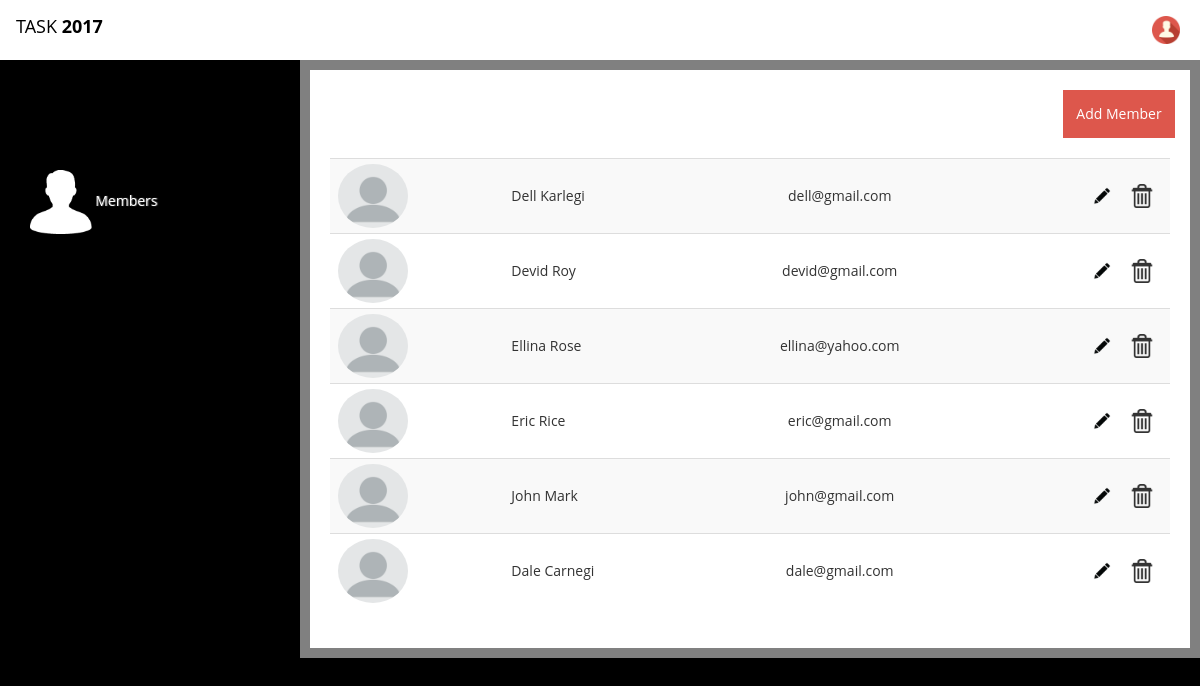
/members.php, run on the app's committed database.
### tables this page shows
CREATE TABLE `information` (
  `id` int(150) NOT NULL,
  `firstName` varchar(255) NOT NULL,
  `lastName` varchar(255) NOT NULL,
  `email` varchar(255) NOT NULL,
  `password` varchar(255) NOT NULL
);

### members.php (the view, shortened to what this page needs)
<?php
  $connection = mysqli_connect('localhost','root','','experiment');
  $query = "SELECT id,firstName,lastName,email FROM information";
  $result = mysqli_query($connection,$query);
?>
<!DOCTYPE html>
<html lang="en">
	<head>
		<link href="css/bootstrap.min.css" rel="stylesheet">
		<link href="css/styles.css" rel="stylesheet">
	</head>
	<body style="background-color: black;">
<nav class="navbar navbar-inverse">
  <div class="container-fluid">
    <div class="navbar-header">
      <a class="navbar-brand" href="#">TASK <strong>2017</strong></a>
    </div>
    <ul class="nav navbar-nav navbar-right">
      <li><a href="#"><span><img class="navbar-image" src="icons/user.ico"></span>&nbsp<?php echo $_SESSION["firstName"]." ".$_SESSION["lastName"]; ?></a></li>
    </ul>
  </div>
</nav>
<div class="wrapper">
    <div class="box">
        <div class="row">
            <div class="column col-sm-3" id="sidebar">
                <ul class="nav">
                    <li class="active"><a><img class="person-icon" src="icons/member.png"> Members</a>
                    </li>
                </ul>
            </div>
            <div class="column col-sm-9" id="main">
                    <div id="page-content">
                      <div class="col-md-2 col-md-offset-10 padding"><button class="btn" id="btn-add-member" data-toggle="modal" data-target="#addModal">Add Member</button></div>
</div>
                      <div class="padding">
                      	<table id="myTable" class="table table-striped" >
        					<tbody>
          						<?php
          						while ( $row = mysqli_fetch_array($result) )
          						{
                      $personIcon = "<img class=\"img-circle person-icon\" src=\"icons/person.png\">";
                      $editIcon = "<button class=\"ops-btn\" onclick=\"editRow(this,".$row['id'].")\"  data-toggle=\"modal\" data-target=\"#editModal\")\"><span><img class=\"btn-icon\" src=\"icons/edit.png\"></span></button>";
                      $deleteIcon = "<button class=\"ops-btn\" onclick=\"deleteRow(".$row['id'].")\"><span><img class=\"btn-icon\" src=\"icons/delete.png\"></span></button>";
            					echo "<tr id=\"".$row['id']."\">";
            					echo "  <td>".$personIcon."</td>";
            					echo "  <td>".$row['firstName']." ".$row['lastName']."</td>";
            					echo "  <td class=\"email\">".$row['email']."</td>";
            					echo "  <td align=\"right\">".$editIcon.$deleteIcon."</td>";
            					echo "</tr>";
          						}
          						?>
        					</tbody>
      					</table>
                </div>
</div>
              </div>
            </div>
        </div>
	</body>
</html>

### css/styles.css (style rules this page uses)
.btn { border-radius: 0px; }
.person-icon { max-height: 64px; width: auto; }
tbody { border-top-color: black; border-top-width: 8px; }
.btn-icon { max-height: 24px; width: auto; }
.ops-btn { background-color: rgba(255,255,255,0); border-color: rgba(255,255,255,0); }
.navbar { border-radius: 0px; color: black; margin-bottom: 0px; background-color: white; border-color: rgba(255,255,255,0); }
.navbar .navbar-brand,li { color: black; }
.navbar-inverse .navbar-nav>li>a { color: black; }
.navbar-image { max-height: 28px; width: auto; }
html, body { height: 100%; font-family:'Open Sans',arial,sans-serif; background-color: rgba(0, 0, 0, 0.04); background-attachment: fixed; background-repeat: repeat; }
a { color:#222222; }
.wrapper, .row { height: 100%; margin-left:0; margin-right:0; }
.wrapper:before, .wrapper:after, .column:before, .column:after { content: ""; display: table; }
.wrapper:after, .column:after { clear: both; }
.column { height: 100%; overflow: auto; *zoom:1; }
.column .padding { padding: 20px; background-color: white; }
.box { padding-bottom: 0px; margin-bottom: 0px; left: 0; right: 0; top: 0; background-color: black; background-size:cover; background-attachment:fixed; }
#main { margin-top: 0px; margin-bottom: 0px; padding: 10px; background: grey; }
#main .img-circle { height:70px; width:70px; }
#sidebar { padding-top: 100px; }
#sidebar, #sidebar a { color:#ffffff; background-color:transparent; text-shadow:1px 0 1px #888888; }
#page-content { background-color: white; }
#btn-add-member { background-color: #DD574C; color: white; padding-top: 13px; padding-bottom: 13px; }
.table>tbody>tr>td, .table>tbody>tr>th, .table>tfoot>tr>td, .table>tfoot>tr>th, .table>thead>tr>td, .table>thead>tr>th { vertical-align: middle; padding-bottom: 5px; padding-top: 5px; }
.email { text-align: center; }

### data on the page
information: firstName "Dell", lastName "Karlegi", email "dell@gmail.com"
information: firstName "Devid", lastName "Roy", email "devid@gmail.com"
information: firstName "Ellina", lastName "Rose", email "ellina@yahoo.com"
information: firstName "Eric", lastName "Rice", email "eric@gmail.com"
information: firstName "John", lastName "Mark", email "john@gmail.com"
information: firstName "Dale", lastName "Carnegi", email "dale@gmail.com"
